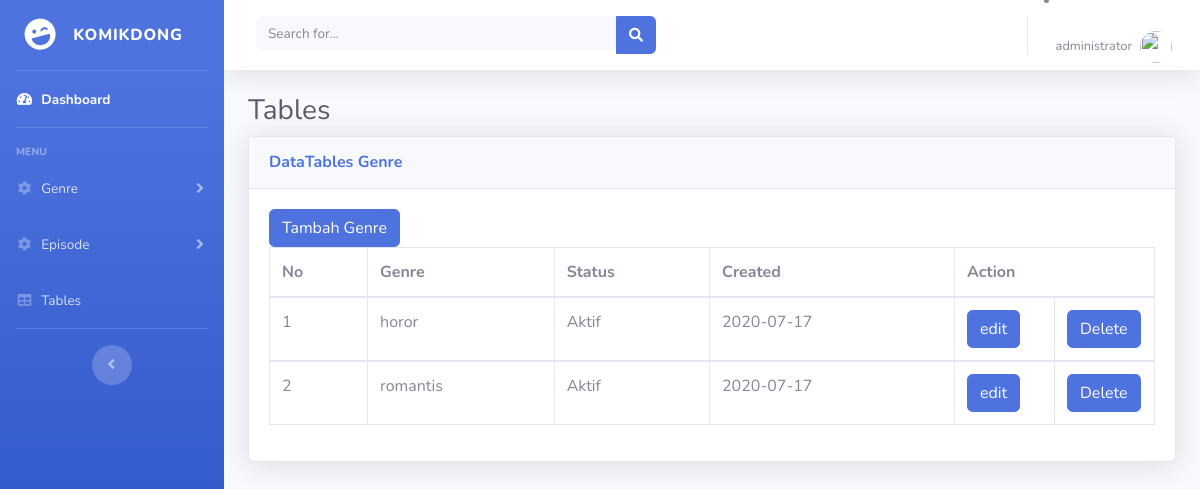
Screenshot of /viewGenre.php (signed in) with the database file from the repository.
### tables this page shows
CREATE TABLE `genre` (
  `id_genre` int(11) NOT NULL,
  `name_genre` varchar(20) NOT NULL,
  `flag` int(11) NOT NULL,
  `created_add` date NOT NULL
);

### viewGenre.php (the view, shortened to what this page needs)
<!DOCTYPE html>
<html lang="en">
<head>
    <link href="vendor-dashboard/fontawesome-free/css/all.min.css" rel="stylesheet" type="text/css">
    <link href="css/css-dashboard/sb-admin-2.min.css" rel="stylesheet">
</head>
<body id="page-top">
    <div id="wrapper">
        <ul class="navbar-nav bg-gradient-primary sidebar sidebar-dark accordion" id="accordionSidebar">
            <a class="sidebar-brand d-flex align-items-center justify-content-center" href="index.php">
                <div class="sidebar-brand-icon rotate-n-15">
                    <i class="fas fa-laugh-wink"></i>
                </div>
                <div class="sidebar-brand-text mx-3">KOMIKDONG</div>
            </a>
            <hr class="sidebar-divider my-0">
            <li class="nav-item active">
                <a class="nav-link" href="dashboard2.php">
                    <i class="fas fa-fw fa-tachometer-alt"></i>
                    <span>Dashboard</span></a>
            </li>
            <hr class="sidebar-divider">
            <div class="sidebar-heading">
                Menu
            </div>
            <li class="nav-item">
                <a class="nav-link collapsed" href="#" data-toggle="collapse" data-target="#collapseTwo"
                    aria-expanded="true" aria-controls="collapseTwo">
                    <i class="fas fa-fw fa-cog"></i>
                    <span>Genre</span>
                </a>
            </li>
            <li class="nav-item">
                <a class="nav-link collapsed" href="#" data-toggle="collapse" data-target="#collapseUtilities"
                    aria-expanded="true" aria-controls="collapseUtilities">
                    <i class="fas fa-fw fa-cog"></i>
                    <span>Episode</span>
                </a>
            </li>
            <li class="nav-item">
                <a class="nav-link" href="tampilan_table.php">
                    <i class="fas fa-fw fa-table"></i>
                    <span>Tables</span></a>
            </li>
            <hr class="sidebar-divider d-none d-md-block">
            <div class="text-center d-none d-md-inline">
                <button class="rounded-circle border-0" id="sidebarToggle"></button>
            </div>
        </ul>
        <div id="content-wrapper" class="d-flex flex-column">
            <div id="content">
                <nav class="navbar navbar-expand navbar-light bg-white topbar mb-4 static-top shadow">
                    <form
                        class="d-none d-sm-inline-block form-inline mr-auto ml-md-3 my-2 my-md-0 mw-100 navbar-search">
                        <div class="input-group">
                            <input type="text" class="form-control bg-light border-0 small" placeholder="Search for..."
                                aria-label="Search" aria-describedby="basic-addon2">
                            <div class="input-group-append">
                                <button class="btn btn-primary" type="button">
                                    <i class="fas fa-search fa-sm"></i>
                                </button>
                            </div>
                        </div>
                    </form>
                    <li class="nav-item dropdown no-arrow">
                        <a class="nav-link dropdown-toggle" href="#" id="userDropdown" role="button"
                            data-toggle="dropdown" aria-haspopup="true" aria-expanded="false">
                            <span
                                class="mr-2 d-none d-lg-inline text-gray-600 small"><?= $_SESSION['nama'] ; ?></span>
                            <img class="img-profile rounded-circle" src="https://source.unsplash.com/QAB-WJcbgJk/60x60">
                        </a>
                    </li>
                </nav>
                <div class="container-fluid">
                    <h1 class="h3 mb-2 text-gray-800">Tables</h1>
                    <div class="card shadow mb-4">
                        <div class="card-header py-3">
                            <h6 class="m-0 font-weight-bold text-primary">DataTables Genre</h6>
                        </div>
                        <div class="card-body">
                            <div class="table-responsive">
                                <table class="table table-bordered" id="dataTable" width="100%" cellspacing="0">
                                    <?php
      include "koneksi.php" ;
        $query = mysqli_query($con, "SELECT * FROM genre" ) ;
        $i=1
	?>
                                    <thead>
                                        <tr>
                                            <th>No</th>
                                            <th>Genre</th>
                                            <th>Status</th>
                                            <th>Created</th>
                                            <th colspan="2">Action</th>
                                        </tr>
                                    </thead>
                                    <?php while ($row = mysqli_fetch_array($query)){ ?>
                                    <tbody>
                                        <tr>
                                            <td><?= $i ; ?></td>
                                            <td><?= $row['name_genre'] ; ?></td>
                                            <td><?php if ($row['flag'] == 1) {echo"Aktif" ; } else {echo"Non-Aktif" ;}?>
                                            </td>
                                            <td><?= $row['created_add'] ; ?></td>
                                            <td width="100px"><a
                                                    href="edit.php?id_genre=<?= $row['id_genre'] ; ?>"><button
                                                        type="button" class="btn btn-primary">edit</button></a></td>
                                            <td width="100px"> <a
                                                    href="delete.php?id_genre=<?= $row['id_genre'] ; ?>"><button
                                                        type="button" class="btn btn-primary" data-toggle="modal"
                                                        data-target="#exampleModalCenter">Delete</button></td>
                                        </tr>
                                        <?php $i++ ?>
                                        <?php } ?>
                                    </tbody>
                            </div>
                        </div>
                    </div>
                </div>
                <a href="tambah.php"><button type="button" class="btn btn-primary">Tambah Genre</button></a>
</body>
</html>

### rows the page displays
genre: name_genre "horor", flag "Aktif", created_add "2020-07-17"
genre: name_genre "romantis", flag "Aktif", created_add "2020-07-17"

### other values shown
$_SESSION['nama'] "administrator"
